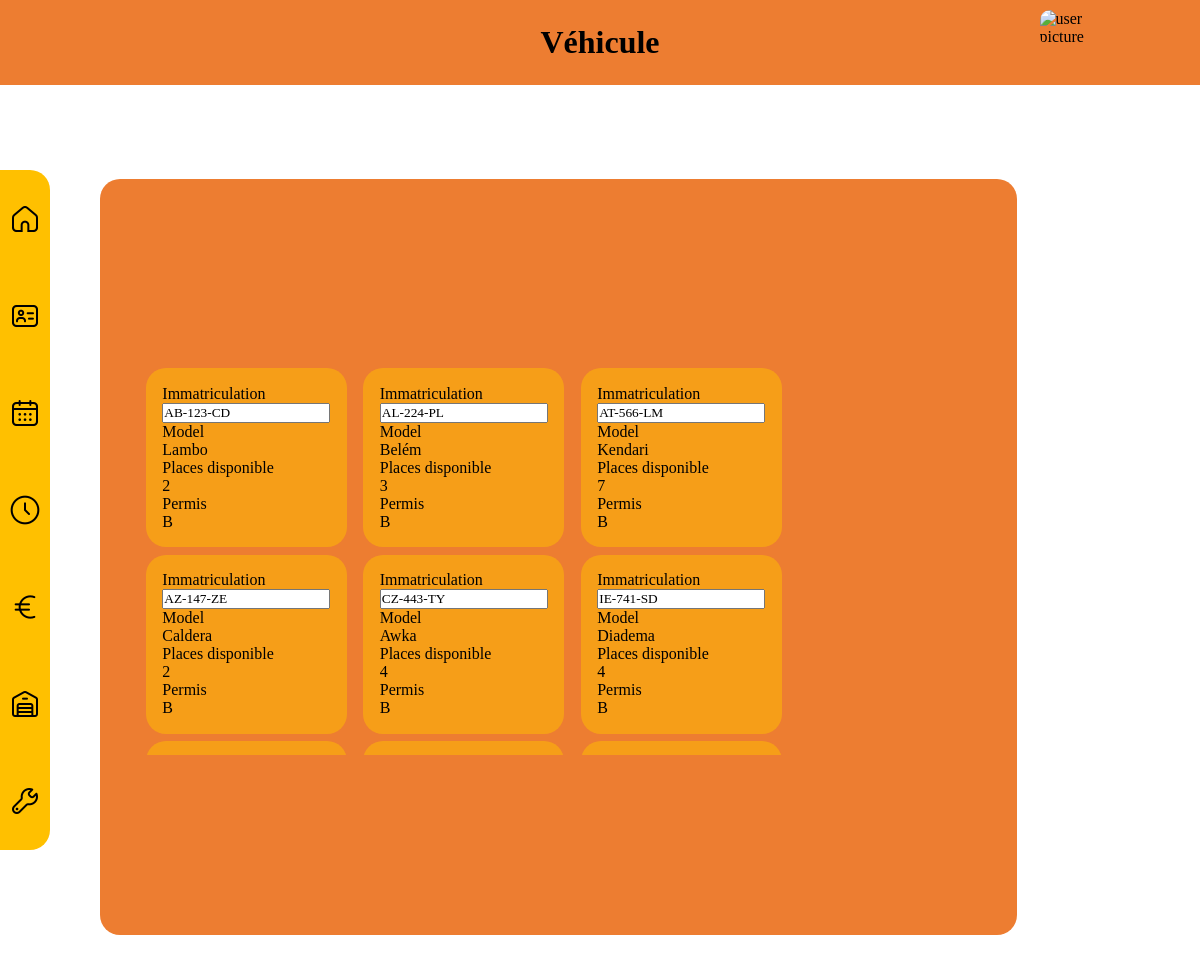
/public/vehicleManagement.php, run on the app's committed database.
### tables this page shows
CREATE TABLE Vehicle(
   vehicleLicensePlate VARCHAR(255),
   vehicleModel VARCHAR(255),
   vehicleDriverLicense VARCHAR(255),
   vehicleMaxPassenger VARCHAR(255),
   vehicleDisponibility VARCHAR(255),
   constraint PK_Vehicle PRIMARY KEY(vehicleLicensePlate),
   constraint FK_Vehicle_DriverLicense FOREIGN KEY(vehicleDriverLicense) REFERENCES DriverLicense(driverLicenseName)
);

### public/vehicleManagement.php (the view, shortened to what this page needs)
<?php
    include_once APP . "private/dataBase/dataBaseConnection.php";
?>
<!DOCTYPE html>
<html lang="fr">
<?php $title = "Véhicule";
$rightToModify = ($_SESSION['userFonction'] == 'administrator' || $_SESSION['userFonction'] == 'vehicleManager');
include_once APP . "private/constant/page/head.php";
?>
<body>
    <div class="layout">
        <?php include_once APP . "private/constant/page/header.php"; ?>
        <?php include_once APP . "private/constant/page/aside.php"; ?>
        <main>
            <div class="vehicleContainer">
                <div class="vehiculeList">
                    <?php
                        $stat = $PDO->prepare("select v.vehicleLicensePlate, v.vehicleModel, v.vehicleMaxPassenger, v.vehicleDriverLicense from Vehicle v join DriverLicense d on v.vehicleDriverLicense = d.driverLicenseName");
                        $stat->execute();
                        $results = $stat->fetchAll();
                        $i = 0;
                        foreach($results as $res):?>
                            <form class="vehicule" method="post">
                                <label for="id"> Immatriculation </label>
                                <input type="text" name="id" value="<?= $res->vehicleLicensePlate ?>" readonly>
                                <label for="model"> Model </label>
                                <?php if($rightToModify):?>
                                    <input type="text" name="model" value="<?= $res->vehicleModel ?>" required>
                                    <label for="maxPassenger"> Places disponible </label>
                                    <select name="maxPassenger" id="maxPassenger<?= $i ?>">
                                        <option <?= $res->vehicleMaxPassenger == 2?"selected":"" ?>>2</option>
                                        <option <?= $res->vehicleMaxPassenger == 3?"selected":"" ?>>3</option>
                                        <option <?= $res->vehicleMaxPassenger == 4?"selected":"" ?>>4</option>
                                        <option <?= $res->vehicleMaxPassenger == 5?"selected":"" ?>>5</option>
                                        <option <?= $res->vehicleMaxPassenger == 7?"selected":"" ?>>7</option>
                                        <option <?= $res->vehicleMaxPassenger == 8?"selected":"" ?>>8</option>
                                        <option <?= $res->vehicleMaxPassenger == 9?"selected":"" ?>>9</option>
                                        <option <?= $res->vehicleMaxPassenger == 10?"selected":"" ?>>10</option>
                                        <option <?= $res->vehicleMaxPassenger == 11?"selected":"" ?>>11</option>
                                        <option <?= $res->vehicleMaxPassenger == 12?"selected":"" ?>>12</option>
                                        <option <?= $res->vehicleMaxPassenger == 13?"selected":"" ?>>13</option>
                                        <option <?= $res->vehicleMaxPassenger == 14?"selected":"" ?>>14</option>
                                        <option <?= $res->vehicleMaxPassenger == 15?"selected":"" ?>>15</option>
                                        <option <?= $res->vehicleMaxPassenger == 16?"selected":"" ?>>16</option>
                                        <option <?= $res->vehicleMaxPassenger == 17?"selected":"" ?>>17</option>
                                    </select>
                                    <label for="license"> Permis </label>
                                    <select name="license" id="license<?= $i ?>" list="licenses" required>
                                        <?php
                                        $sta = $PDO->prepare("select driverLicenseName, driverLicenseMaxPassenger from DriverLicense;");
                                        $sta->execute();
                                        $resul = $sta->fetchAll();
                                        foreach($resul as $resu):?>
                                            <option max="<?= $resu->driverLicenseMaxPassenger ?>" <?= $res->vehicleDriverLicense == $resu->driverLicenseName?"selected":""?>> <?= $resu->driverLicenseName ?>
                                    <?php endforeach; ?>
                                    </select>
                                    <input type="hidden" name="token" value="<?= $_SESSION["token"] ?>">
                                    <input type="hidden" name="table" value="Vehicle">
                                    <input type="hidden" name="idName" value="vehicleLicensePlate">
                                    <input type="submit" value="Effacer" formaction="../delete">
                                    <input type="submit" value="Modifier" formaction="/vehicleMod">
                                    <input type="reset" value="Reset">
                                <?php else:?>
                                    <p><?= $res->vehicleModel ?></p>
                                    <label> Places disponible </label>
                                    <p><?= $res->vehicleMaxPassenger ?></p>
                                    <label> Permis </label>
                                    <p><?= $res->vehicleDriverLicense ?></p>
                                <?php endif;?>
                            </form>
                    <?php $i++;
                    endforeach; ?>
                </div>
            </div>
        </main>
    </div>
</body>
</html>

### webroot/CSS/newCSS.css (style rules this page uses)
:root { --mainColor: #ED7D31; --transparentMainColor: rgba(237, 125, 49 , 0.7); --secondaryColor: #FFC000; --transparentSecondaryColor: rgba(255, 192, 0 , 0.5); --shadowColor: rgba(0 , 0 , 0 , 0.5); --textColorBlack: #000; --transparentTextColorBlack: rgba(0, 0, 0, 0.5); --textColorWhite : #fff; }
* { margin: 0; padding: 0; font-family: Georgia; }
body { margin: 0; padding: 0; }
.layout { display: grid; grid-template-columns: repeat(12 , 1fr); grid-auto-rows: 1fr; }
main { grid-column: 2 / 13; grid-row: 2 / span 10; display: grid; grid-template-columns: repeat(6 , 1fr); grid-auto-rows: 1fr; }
.vehicleContainer { grid-column: span 5; grid-row: 2 / 10; display: flex; flex-direction: column; justify-content: center; align-items: center; gap: 2%; background-color: var(--mainColor); border-radius: 20px; }
.vehiculeList { display: flex; flex-wrap: wrap; align-items: center; overflow-y: scroll; padding: 1%; gap: 2%; width: 90%; height: 50%; }
.vehiculeList form { display: flex; flex-direction: column; justify-content: center; padding: 2%; border-radius: 20px; background-color: var(--transparentSecondaryColor); width: auto; height: auto; }

### data on the page
vehicle: id "AB-123-CD", vehicleModel "Lambo", vehicleMaxPassenger "2", vehicleDriverLicense "B"
vehicle: id "AL-224-PL", vehicleModel "Belém", vehicleMaxPassenger "3", vehicleDriverLicense "B"
vehicle: id "AT-566-LM", vehicleModel "Kendari", vehicleMaxPassenger "7", vehicleDriverLicense "B"
vehicle: id "AZ-147-ZE", vehicleModel "Caldera", vehicleMaxPassenger "2", vehicleDriverLicense "B"
vehicle: id "CZ-443-TY", vehicleModel "Awka", vehicleMaxPassenger "4", vehicleDriverLicense "B"
vehicle: id "IE-741-SD", vehicleModel "Diadema", vehicleMaxPassenger "4", vehicleDriverLicense "B"

### other printed values
$title "Véhicule"
